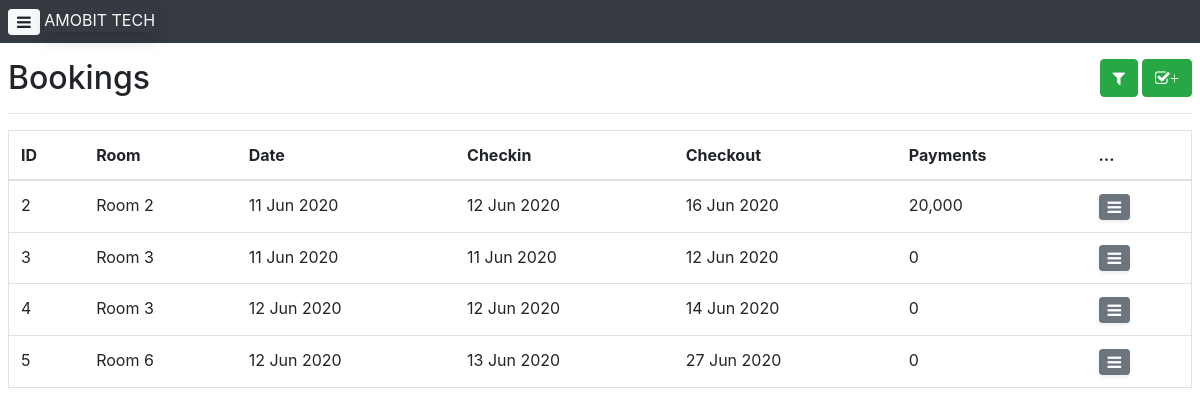
The page /booking/ on the database its author committed.
### application/database/models.py (models this page shows, shortened)
class Booking(db.Model):
    id = db.Column(db.Integer, primary_key=True)
    book_number = db.Column(db.String())
    book_date = db.Column(db.DateTime())
    checkin_date = db.Column(db.DateTime())
    period = db.Column(db.Integer())
    pricing_period = db.Column(db.String())
    price_per_period = db.Column(db.Integer())
    customer_id = db.Column(db.Integer, db.ForeignKey("customer.id"))
    room_id = db.Column(db.Integer, db.ForeignKey("room.id"))
    payments = db.relationship("Payment", backref="booking")
    def total_paid(self):
        return sum([payment.amount for payment in self.payments])
    def checkout_date(self):
        if self.pricing_period == "day": period = self.period
        elif self.pricing_period == "week": period = self.period*7
        elif self.pricing_period == "month": period = self.period*30
        return self.checkin_date+timedelta(period)

@whooshee.register_model('name')
class Room(db.Model):
    id = db.Column(db.Integer, primary_key=True)
    name = db.Column(db.String())
    pricing_category_id = db.Column(db.Integer, db.ForeignKey("pricing_category.id"))
    bookings = db.relationship("Booking", backref="room")

class Payment(db.Model):
    id = db.Column(db.Integer, primary_key=True)
    date = db.Column(db.Date())
    amount = db.Column(db.Integer())
    booking_id = db.Column(db.Integer, db.ForeignKey("booking.id"))

### application/views/booking.py (the view)
@booking_bp.route("/", methods=["POST", "GET"])
def get_bookings():
	filter_form = FilterBookingForm(request.args)
	filter_form.customer_id.choices = [("", "All")]+[(customer.id, customer.full_name) for customer in Customer.query.all()]
	filter_form.room_id.choices = [("", "All")]+[(room.id, room.name) for room in Room.query.all()]
	book_date_gte = request.args.get('book_date_gte')
	book_date_lte = request.args.get('book_date_lte')
	checkin_date_gte = request.args.get('checkin_date_gte')
	checkin_date_lte = request.args.get('checkin_date_lte')
	customer_id = request.args.get('customer_id')
	room_id = request.args.get('room_id')
	if book_date_gte or book_date_lte or checkin_date_gte or checkin_date_lte or customer_id or room_id:
		bookings = filter_booking(book_date_gte=book_date_gte, book_date_lte=book_date_lte,
			checkin_date_gte=checkin_date_gte, checkin_date_lte=checkin_date_lte,
			customer_id=customer_id, room_id=room_id
			)
	else:
		bookings = Booking.query.all()
	form = SelectRoomForm()
	form.room_id.choices = [(room.id, room.name) for room in Room.query.all()]
	if form.validate_on_submit():
		return redirect(url_for('booking_bp.register_booking', room_id=request.form.get("room_id")))
	return render_template('booking/bookings.html', bookings=bookings, form=form, filter_form=filter_form)

### application/filters/template_filters.py (called while the page is built)
@app.template_filter()
def comma_separator(value):
    if isinstance(value, int):
    	return f'{value:,}'
    return value

@app.template_filter(name="format_date")
def format_date(date):
	if date:
		date = date.strftime("%d %b %Y")
		return date
	return date

### application/templates/booking/bookings.html (shortened to what this page needs)
{% extends 'base.html' %}
{% block body %}
<div class="p-2">
    <h2>
        Bookings
        <button class="btn btn-success float-right" data-toggle="modal" data-target="#newBookingModal"><span class="fa fa-check-square-o">&plus;</span></button>
        <button data-toggle="modal" data-target="#filterBookingFormModal" class="btn btn-success float-right mr-1"><span class="fa fa-filter"></span></button>
    </h2>
    <hr>
	<table class="table table-responsive-sm border">
        <thead>
            <tr>
                <th scope="col">ID</th>
                <th scope="col">Room</th>
                <th scope="col">Date</th>
                <th scope="col">Checkin</th>
                <th scope="col">Checkout</th>
                <th scope="col">Payments</th>
                <th scope="col">...</th>
            </tr>
        </thead>
        <tbody>
            {% for booking in bookings %}
            	<tr>
            		<td>{{booking.id}}</td>
            		<td>{{booking.room.name}}</td>
                    <td>{{booking.book_date|format_date}}</td>
                    <td>{{booking.checkin_date|format_date}}</td>
                    <td>{{booking.checkout_date()|format_date}}</td>
            		<td>{{booking.total_paid()|comma_separator}}</td>
            		<td>
    					<div class="dropdown dropright">
    						<button class="btn btn-sm btn-secondary fa fa-navicon shadow-sm" type="button" id="dropdownMenuButton" data-toggle="dropdown" aria-haspopup="true" aria-expanded="false"></button>
    					</div>
            		</td>
            	</tr>
            {% endfor %}
        </tbody>
    </table>
</div>
{% endblock %}

### application/templates/base.html (style rules this page uses)
html { scroll-behavior: smooth; }

### rows shown on the page
Booking: id "2", room.name "Room 2", book_date "11 Jun 2020", checkin_date "12 Jun 2020", checkout_date "16 Jun 2020", total_paid|comma_separator "20,000"
Booking: id "3", room.name "Room 3", book_date "11 Jun 2020", checkin_date "11 Jun 2020", checkout_date "12 Jun 2020", total_paid|comma_separator "0"
Booking: id "4", room.name "Room 3", book_date "12 Jun 2020", checkin_date "12 Jun 2020", checkout_date "14 Jun 2020", total_paid|comma_separator "0"
Booking: id "5", room.name "Room 6", book_date "12 Jun 2020", checkin_date "13 Jun 2020", checkout_date "27 Jun 2020", total_paid|comma_separator "0"
